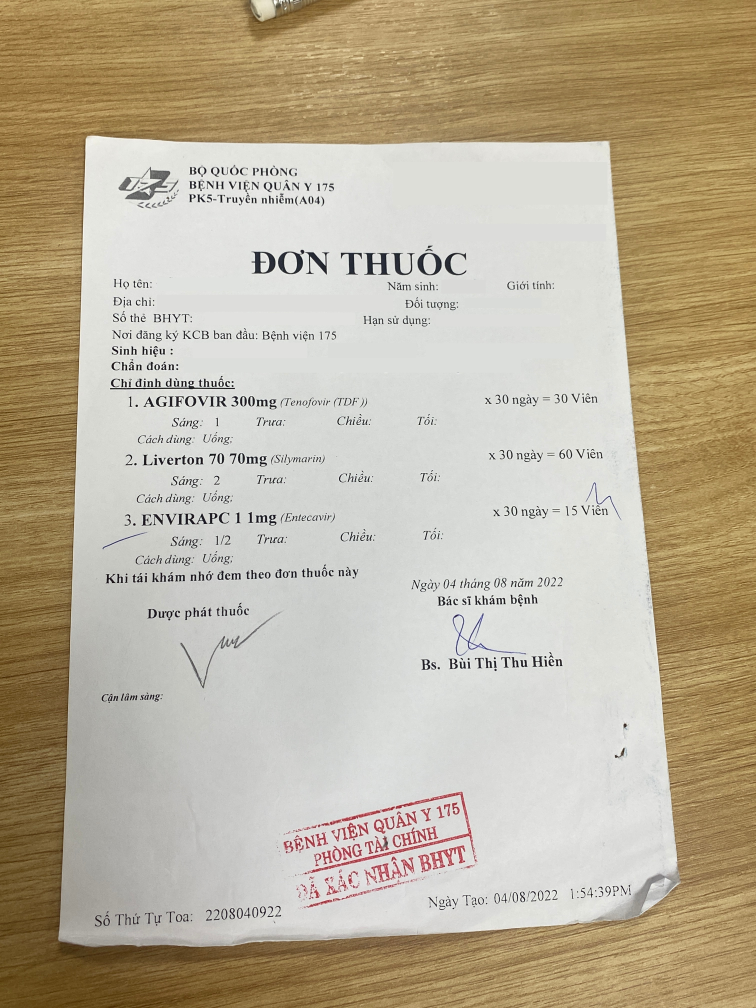
#> input picture test/test1.jpg, 3024 x 4032 px (shown at 1/4 size)
$ python -i vgg16.py   (imports and definitions only)
#> lines starting #> are read from the running program, lines starting #| are printed output that depends on the picture; after the words box and inside, x2 and y2 are one past the last pixel; in counts of white or black regions, pixels touching at a corner belong together
from keras.applications.vgg16 import VGG16, preprocess_input
from scipy.spatial import distance
from keras.models import Model
import cv2
import numpy as np
import random

def init_model():
    vgg16_model = VGG16(weights="imagenet")
    extract_model = Model(inputs=vgg16_model.inputs, outputs = vgg16_model.get_layer("fc1").output)
    return extract_model

def image_preprocess(img_path):
#> called with img_path = 'test/test1.jpg'
    img = cv2.imread(img_path, 0)
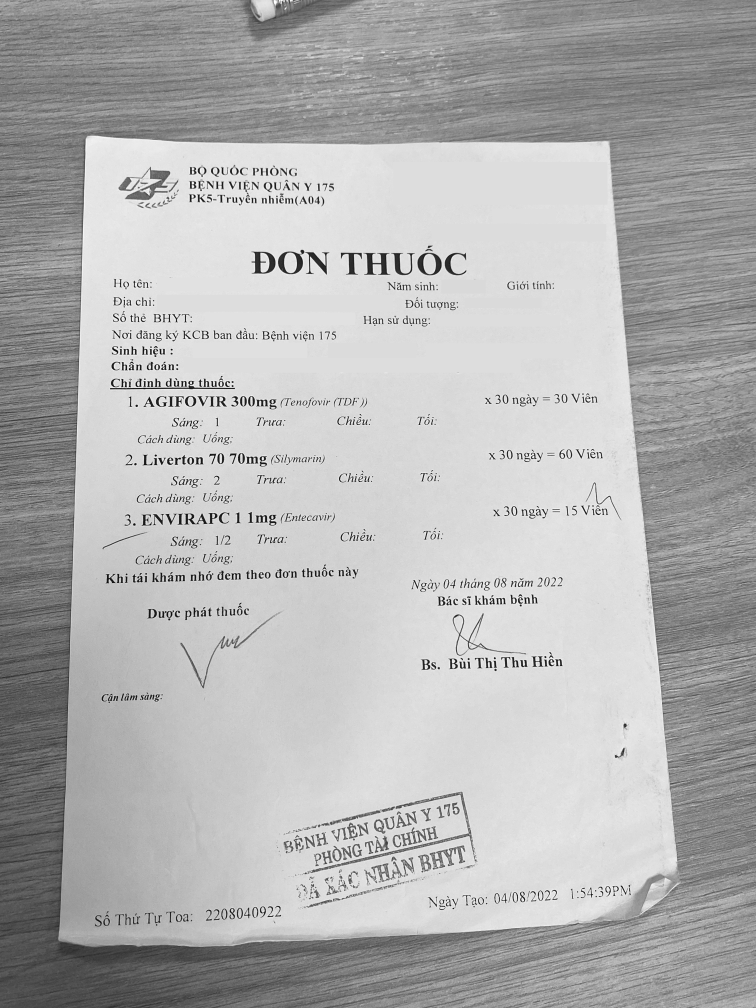
#> img: shape (4032, 3024) (shown at 1/4 size); min 0, max 255, mean 178
    img = cv2.resize(img,(224,224))
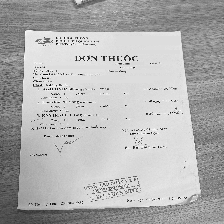
#> img: shape (224, 224); min 2, max 254, mean 178
    # thresh = cv2.threshold(img, 135, 255, cv2.THRESH_BINARY + cv2.THRESH_OTSU)[1]
    _, thresh = cv2.threshold(img,155,255,cv2.THRESH_BINARY_INV)
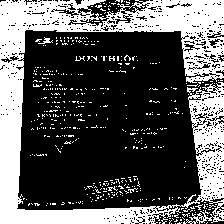
#> thresh: shape (224, 224); 35.3% white; 460 white regions (456 under 20 px), largest, box (x1, y1, x2, y2) and area: (0, 0, 224, 224) 16305, (38, 37, 53, 44) 39, (75, 56, 85, 61) 21, (108, 186, 118, 191) 21
    img = cv2.dilate(thresh,np.ones((3,3),np.uint8),iterations = 1)
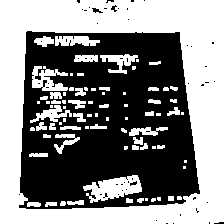
#> img: shape (224, 224); 52.2% white; 56 black regions (53 under 20 px), largest, box (x1, y1, x2, y2) and area: (19, 31, 200, 209) 23743, (92, 8, 103, 13) 29, (111, 5, 117, 12) 22
    thresh = cv2.bitwise_not(img)
    cv2.imwrite(f'{random.randint(0,99999)}.png', thresh)
    img = cv2.merge([thresh, thresh, thresh])
    x = np.expand_dims(img, axis=0)
#> (the run stopped early here; a loop or call above may not have finished)
